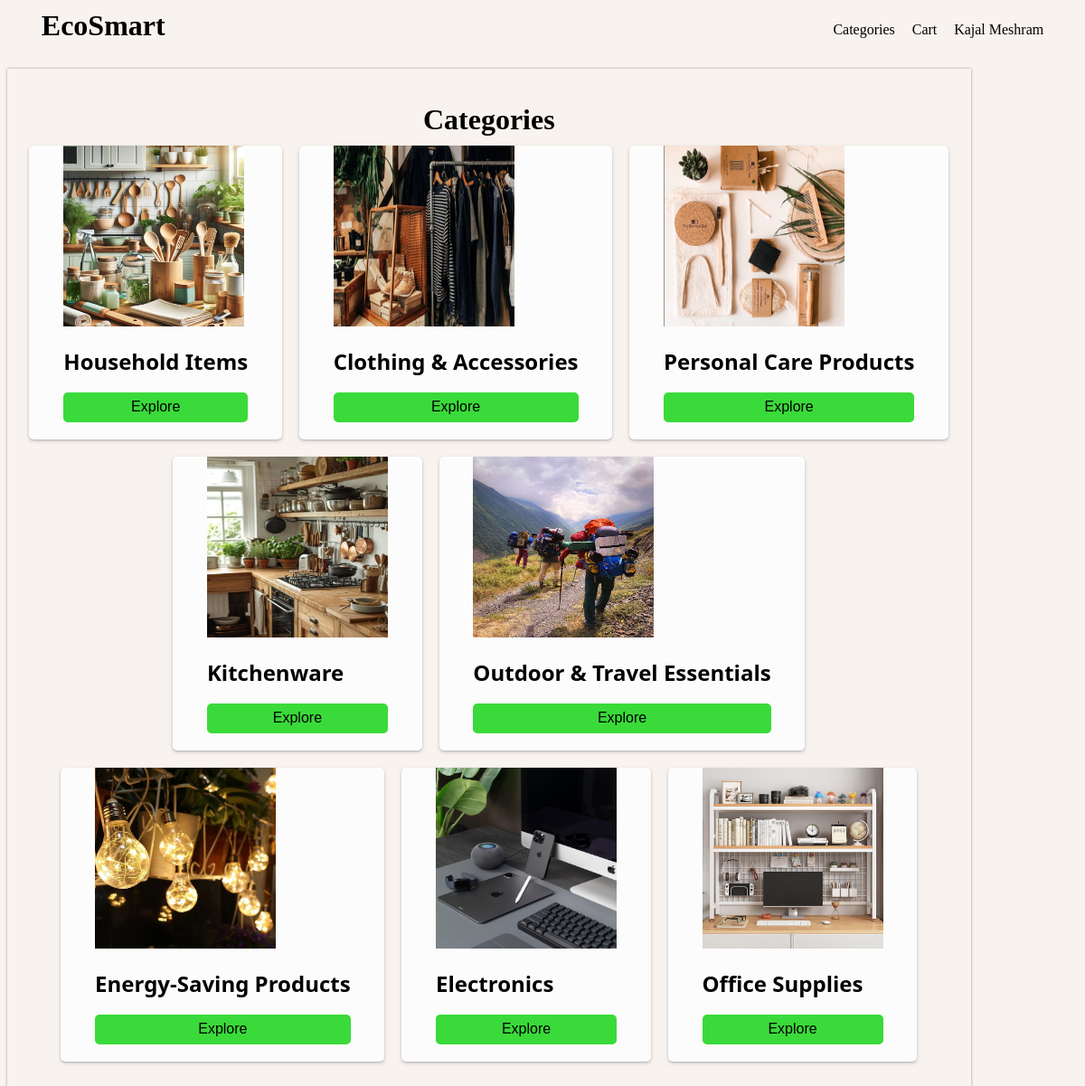
Page /category/ (signed in) on the committed database.
### vault.py (models this page shows, shortened)
class User(Base):
    __tablename__ = 'users'
    id = Column(Integer, primary_key=True, autoincrement=True)
    name = Column('name',String)
    email = Column('email',String)
    password = Column('password', String)
    address = Column('address', String)
    phone_number = Column('phone_number', String)
    admin = Column('admin', Integer, default=0)

class Category(Base):
    __tablename__ = 'categories'
    id = Column(Integer, primary_key=True, autoincrement=True)
    name = Column('name',String)
    image = Column('image',String)
    date = Column('date',String)

### user_routes.py (the view)
@app.route('/category/')
def category():
    if 'user' in session:
        categories = agent.query(Category).all()
        user = agent.query(User).filter(User.id == session['user']).first()
        return render_template('user/category.html', categories=categories, user=user)
    else:
        return render_template('login/new.html')

### templates/user/category.html (shortened to what this page needs)
<!DOCTYPE html>
<html lang="en">
  <head>
    <link
      rel="stylesheet"
      type="text/css"
      href="{{ url_for('static',filename='styles/style.css') }}"
    />
  </head>
  <body>
    <div class="main">
      <div class="navigation">
        <a href="/">
          <h1>EcoSmart</h1>
        </a>
        <div class="right-nav">
          <p><a href="/cart/{{user.id}}">Categories</a></p>
          <p><a href="/cart/{{user.id}}">Cart</a></p>
          <div class="dropdown">
            <p class="my-name">{{user.name}}</p>
          </div>
        </div>
      </div>
      <br />
      <div class="category">
        <h1>Categories</h1>
        <div class="product-list">
          {% for category in categories %}
          <div class="product">
            <div class="product-image">
              <img src="/static/assets/{{category.image}}" alt="" />
            </div>
            <div class="product-info">
              <br />
              <h2 class="product-name">{{category.name}}</h2>
              <br />
              <button
                class="add-to-cart"
                onclick="location.href='/home#{{category.name}}'"
              >
                Explore
              </button>
            </div>
          </div>
          {% endfor %}
        </div>
      </div>
    </div>
  </body>
</html>

### static/styles/style.css (style rules this page uses)
.product { width: fit-content; padding: 0cm 1cm 0.5cm 1cm; box-shadow: rgba(50, 50, 93, 0.25) 0px 2px 5px -1px, rgba(0, 0, 0, 0.3) 0px 1px 3px -1px; border-radius: 5px; background-color: rgb(252, 252, 252); }
.product-name { font-family: Noto Sans; }
.navigation { display: flex; padding: 0cm 1cm; align-items: center; justify-content: space-between; }
.cat-menu-container .cat-menu, .add-to-cart, .dropdown:hover .dropdown-content, .my-name, .cat-card { transition: transform 0.3s ease, background-color 0.2s ease; }
.my-name { cursor: pointer; }
.right-nav { display: flex; column-gap: 0.5cm; }
.dropdown { position: relative; display: inline-block; }
.add-to-cart { font-size: 16px; width: 100%; padding: 0.2cm; border: none; border-radius: 5px; background-color: #3ada3a; cursor: pointer; }
h2 { margin: 0px 0px; }
.category { display: flex; flex-direction: column; align-items: center; max-width: 90%; box-shadow: rgba(0, 0, 0, 0.35) 0px 0px 3px; padding: 1cm 0cm; }
.product-list { display: flex; flex-wrap: wrap; justify-content: center; column-gap: 0.5cm; row-gap: 0.5cm; }
img { width: 200px; height: 200px; }
h1 { margin: 0px 0px 10px 0px; }
a { text-decoration: none; color: black; }
body { background-color: rgb(248, 243, 238); }

### rows in the picture
User: name "Kajal Meshram"
Category: image (picture), name "Household Items"
Category: image (picture), name "Clothing & Accessories"
Category: image (picture), name "Personal Care Products"
Category: image (picture), name "Kitchenware"
Category: image (picture), name "Outdoor & Travel Essentials"
Category: image (picture), name "Energy-Saving Products"
Category: image (picture), name "Electronics"
Category: image (picture), name "Office Supplies"
